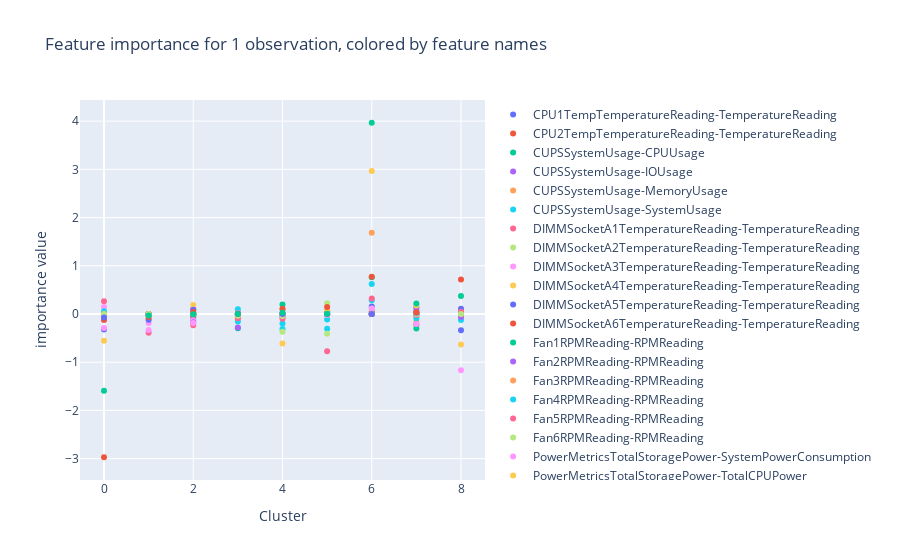

Notebook cell for this chart:
### Markdown cell above
# Show feature importance for each instance/observation

### Code cell
i = 0

x = list(range(len(feature_cols)))
fig = go.Figure()
shape_1obs = shap_values_np[:,i,:]
print("pred: Cluster", pred_valid[i])
for i in range(shape_1obs.shape[1]):
    fig.add_trace(go.Scatter(x=x, y=shape_1obs[:,i], name=feature_cols[i], mode='markers'))


fig.update_layout(barmode='relative', title_text='Feature importance for 1 observation, colored by feature names',   
        yaxis=dict(
        title='importance value',
    ),   xaxis=dict(
        title='Cluster',
    ))
fig.show()

### Figure 1 — Plotly figure (JSON) as saved in the notebook; plotly's stock layout.template omitted (floating-point values rounded to 4 significant figures)
{"data": [{"mode": "markers", "name": "CPU1TempTemperatureReading-TemperatureReading", "type": "scatter", "x": [0, 1, 2, 3, 4, 5, 6, 7, 8, 9, 10, 11, 12, 13, 14, 15, 16, 17, 18, 19, 20, 21, 22], "y": [-0.3211, -0.001574, -0.0771, -0.04385, -0.05721, 0.04707, 0.1561, 0.1326, 0.107]}, {"mode": "markers", "name": "CPU2TempTemperatureReading-TemperatureReading", "type": "scatter", "x": [0, 1, 2, 3, 4, 5, 6, 7, 8, 9, 10, 11, 12, 13, 14, 15, 16, 17, 18, 19, 20, 21, 22], "y": [-0.1245, 3.398e-05, -0.03692, -0.01953, -0.02004, 0.05332, 0.05273, -0.2254, 0.02668]}, {"mode": "markers", "name": "CUPSSystemUsage-CPUUsage", "type": "scatter", "x": [0, 1, 2, 3, 4, 5, 6, 7, 8, 9, 10, 11, 12, 13, 14, 15, 16, 17, 18, 19, 20, 21, 22], "y": [0.001223, 1.028e-05, -0.01011, -0.2967, 0.1956, 0.02072, 0.7637, -0.2989, 0.0006246]}, {"mode": "markers", "name": "CUPSSystemUsage-IOUsage", "type": "scatter", "x": [0, 1, 2, 3, 4, 5, 6, 7, 8, 9, 10, 11, 12, 13, 14, 15, 16, 17, 18, 19, 20, 21, 22], "y": [0, 0, 0, 0, 0, 0, 0, 0, 0]}, {"mode": "markers", "name": "CUPSSystemUsage-MemoryUsage", "type": "scatter", "x": [0, 1, 2, 3, 4, 5, 6, 7, 8, 9, 10, 11, 12, 13, 14, 15, 16, 17, 18, 19, 20, 21, 22], "y": [0.004063, 0.0001727, 4.877e-05, -0.07951, 0.09133, -0.01301, 1.685, -0.1585, -0.006968]}, {"mode": "markers", "name": "CUPSSystemUsage-SystemUsage", "type": "scatter", "x": [0, 1, 2, 3, 4, 5, 6, 7, 8, 9, 10, 11, 12, 13, 14, 15, 16, 17, 18, 19, 20, 21, 22], "y": [0.005841, 2.413e-05, -0.0001997, 0.09662, -0.3106, -0.1127, 0.2871, -0.09071, -0.1259]}, {"mode": "markers", "name": "DIMMSocketA1TemperatureReading-TemperatureReading", "type": "scatter", "x": [0, 1, 2, 3, 4, 5, 6, 7, 8, 9, 10, 11, 12, 13, 14, 15, 16, 17, 18, 19, 20, 21, 22], "y": [0.2662, -0.388, -0.2341, -0.001295, 0.0006726, 3.262e-05, 0.0002479, 0.002469, 5.47e-06]}, {"mode": "markers", "name": "DIMMSocketA2TemperatureReading-TemperatureReading", "type": "scatter", "x": [0, 1, 2, 3, 4, 5, 6, 7, 8, 9, 10, 11, 12, 13, 14, 15, 16, 17, 18, 19, 20, 21, 22], "y": [-0.01008, -0.0001682, -4.34e-06, -0.0002254, -0.3676, 0.2209, 0.0004284, 0.007333, 0.03416]}, {"mode": "markers", "name": "DIMMSocketA3TemperatureReading-TemperatureReading", "type": "scatter", "x": [0, 1, 2, 3, 4, 5, 6, 7, 8, 9, 10, 11, 12, 13, 14, 15, 16, 17, 18, 19, 20, 21, 22], "y": [0.1444, -0.1872, -0.1317, -0.0002341, 0.0002041, 2.051e-05, 4.693e-05, 0.0006819, 2.559e-06]}, {"mode": "markers", "name": "DIMMSocketA4TemperatureReading-TemperatureReading", "type": "scatter", "x": [0, 1, 2, 3, 4, 5, 6, 7, 8, 9, 10, 11, 12, 13, 14, 15, 16, 17, 18, 19, 20, 21, 22], "y": [0.0008095, 1.24e-05, -0.001263, -0.01171, -0.6145, 0.07418, -5.637e-07, 0.001083, 0.001438]}, {"mode": "markers", "name": "DIMMSocketA5TemperatureReading-TemperatureReading", "type": "scatter", "x": [0, 1, 2, 3, 4, 5, 6, 7, 8, 9, 10, 11, 12, 13, 14, 15, 16, 17, 18, 19, 20, 21, 22], "y": [0, 0, 0, 0, 0, 0, 0, 0, 0]}, {"mode": "markers", "name": "DIMMSocketA6TemperatureReading-TemperatureReading", "type": "scatter", "x": [0, 1, 2, 3, 4, 5, 6, 7, 8, 9, 10, 11, 12, 13, 14, 15, 16, 17, 18, 19, 20, 21, 22], "y": [0, 0, 0, 0, 0, 0, 0, 0, 0]}, {"mode": "markers", "name": "Fan1RPMReading-RPMReading", "type": "scatter", "x": [0, 1, 2, 3, 4, 5, 6, 7, 8, 9, 10, 11, 12, 13, 14, 15, 16, 17, 18, 19, 20, 21, 22], "y": [0, 0, 0, 0, 0, 0, 0, 0, 0]}, {"mode": "markers", "name": "Fan2RPMReading-RPMReading", "type": "scatter", "x": [0, 1, 2, 3, 4, 5, 6, 7, 8, 9, 10, 11, 12, 13, 14, 15, 16, 17, 18, 19, 20, 21, 22], "y": [-0.01811, 0.0005588, -0.1723, -0.2823, -0.002908, -0.006515, 0.0009517, 0.07084, -0.0612]}, {"mode": "markers", "name": "Fan3RPMReading-RPMReading", "type": "scatter", "x": [0, 1, 2, 3, 4, 5, 6, 7, 8, 9, 10, 11, 12, 13, 14, 15, 16, 17, 18, 19, 20, 21, 22], "y": [0, 0, 0, 0, 0, 0, 0, 0, 0]}, {"mode": "markers", "name": "Fan4RPMReading-RPMReading", "type": "scatter", "x": [0, 1, 2, 3, 4, 5, 6, 7, 8, 9, 10, 11, 12, 13, 14, 15, 16, 17, 18, 19, 20, 21, 22], "y": [0.05685, -0.01368, 0.01118, -0.156, -0.196, -0.3045, 0.6215, -0.03367, 0.02063]}, {"mode": "markers", "name": "Fan5RPMReading-RPMReading", "type": "scatter", "x": [0, 1, 2, 3, 4, 5, 6, 7, 8, 9, 10, 11, 12, 13, 14, 15, 16, 17, 18, 19, 20, 21, 22], "y": [-3.876e-05, -3.614e-05, 0.1029, -0.08854, -0.09872, -0.7703, 0.3231, -0.01974, 0.04866]}, {"mode": "markers", "name": "Fan6RPMReading-RPMReading", "type": "scatter", "x": [0, 1, 2, 3, 4, 5, 6, 7, 8, 9, 10, 11, 12, 13, 14, 15, 16, 17, 18, 19, 20, 21, 22], "y": [-1.999e-05, -3.282e-06, 0.002769, -0.03422, -0.04215, -0.4091, 0.1065, 9.01e-06, 9.517e-06]}, {"mode": "markers", "name": "PowerMetricsTotalStoragePower-SystemPowerConsumption", "type": "scatter", "x": [0, 1, 2, 3, 4, 5, 6, 7, 8, 9, 10, 11, 12, 13, 14, 15, 16, 17, 18, 19, 20, 21, 22], "y": [-0.2901, -0.3322, -0.1855, 0.0133, -0.0005434, -0.02281, 0.1154, -0.2055, -1.168]}, {"mode": "markers", "name": "PowerMetricsTotalStoragePower-TotalCPUPower", "type": "scatter", "x": [0, 1, 2, 3, 4, 5, 6, 7, 8, 9, 10, 11, 12, 13, 14, 15, 16, 17, 18, 19, 20, 21, 22], "y": [-0.5534, -0.1088, 0.1885, -0.000346, 0.007061, -0.006754, 2.966, 0.176, -0.6347]}, {"mode": "markers", "name": "PowerMetricsTotalStoragePower-TotalMemoryPower", "type": "scatter", "x": [0, 1, 2, 3, 4, 5, 6, 7, 8, 9, 10, 11, 12, 13, 14, 15, 16, 17, 18, 19, 20, 21, 22], "y": [-0.07315, -0.1174, 0.08612, 0.003342, 2.753e-05, 5.153e-05, 0.0001744, 0.02654, -0.3394]}, {"mode": "markers", "name": "ThermalTotalPSUHeatDissipation-PowerToCoolRatio", "type": "scatter", "x": [0, 1, 2, 3, 4, 5, 6, 7, 8, 9, 10, 11, 12, 13, 14, 15, 16, 17, 18, 19, 20, 21, 22], "y": [-2.971, -0.06453, 0.04391, 0.004206, 0.109, 0.1441, 0.7704, 0.03534, 0.7144]}, {"mode": "markers", "name": "ThermalTotalPSUHeatDissipation-SysAirflowPerSysInputPower", "type": "scatter", "x": [0, 1, 2, 3, 4, 5, 6, 7, 8, 9, 10, 11, 12, 13, 14, 15, 16, 17, 18, 19, 20, 21, 22], "y": [-1.592, -0.03106, -0.005754, 0.001248, 0.02449, 0.004824, 3.966, 0.2183, 0.3716]}], "layout": {"barmode": "relative", "title": {"text": "Feature importance for 1 observation, colored by feature names"}, "xaxis": {"title": {"text": "Cluster"}}, "yaxis": {"title": {"text": "importance value"}}}}
